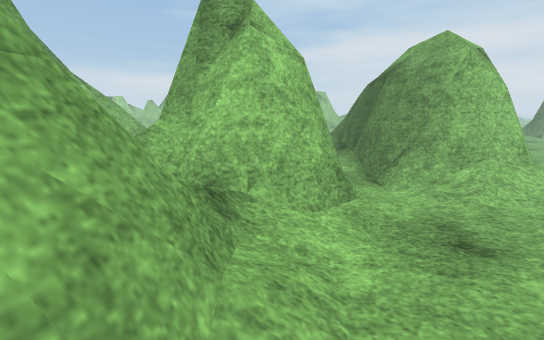
View 1 (above)

16 first-person views from a walk through a Unity game level. The camera is 1.3 m above the floor, tilts 12° down and sees 90° across. The floor is counted in squares, 0.5 m on a side. Each view is taken from the middle of a square. On the plan, view 1 faces up. The plan holds only what a view shows up to about 19 squares ahead; the rest is blank. The place goes on beyond the plan. Surface patterns are stand-ins for the level's own textures.

View 2
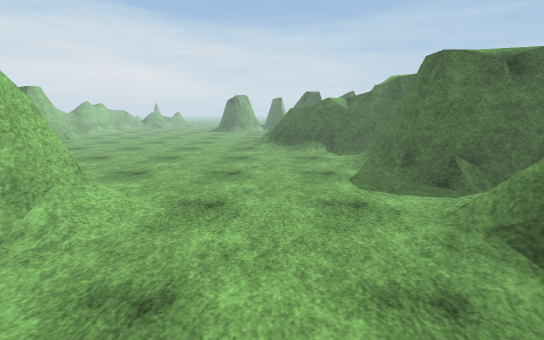

View 3
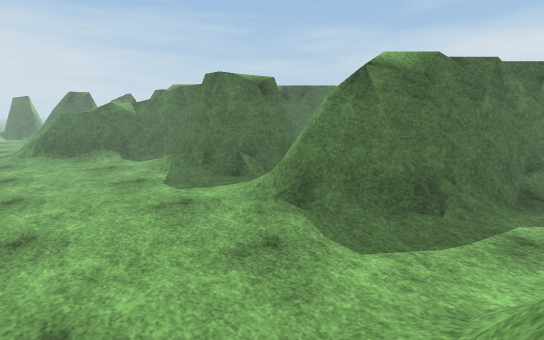

View 4
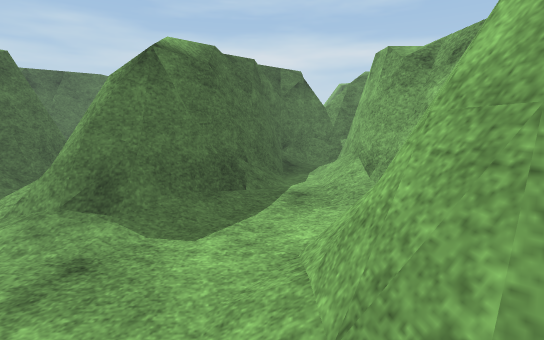

View 5
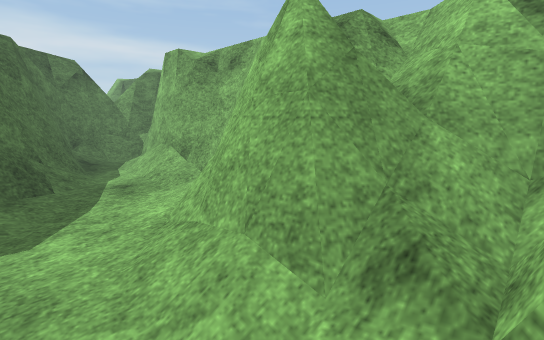

View 6
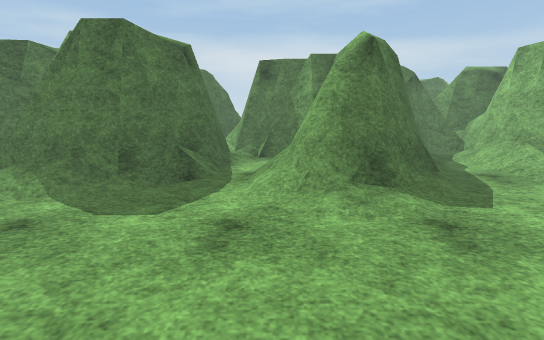

View 7
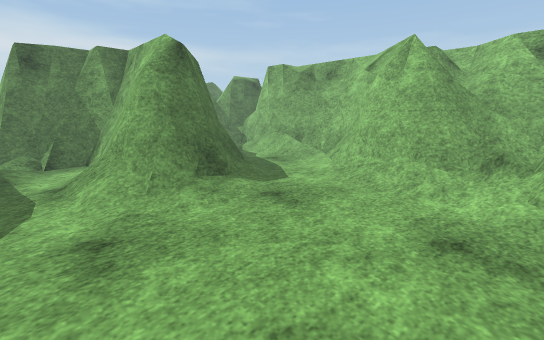

View 8
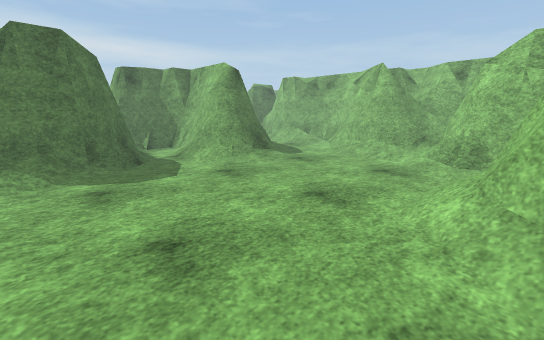

View 9
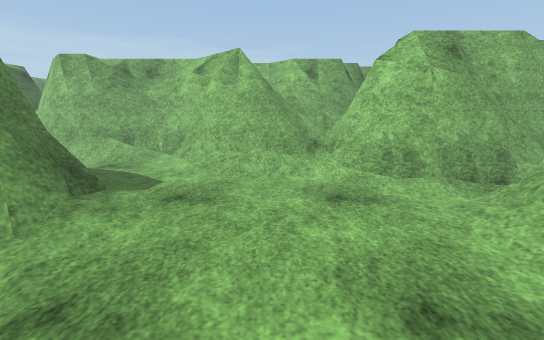

View 10
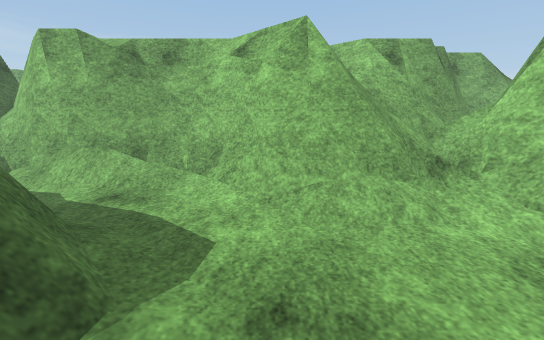

View 11
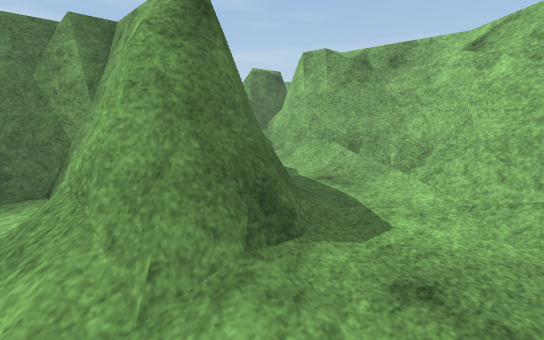

View 12
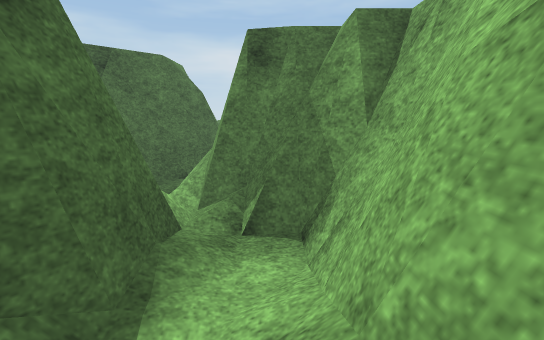

View 13
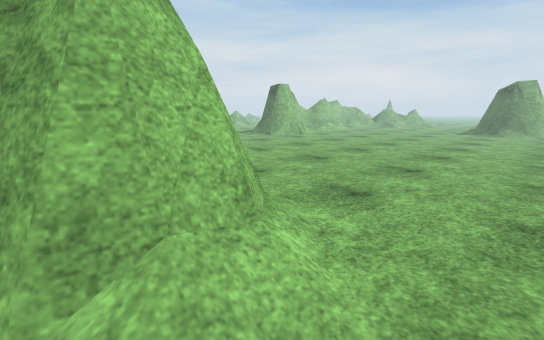

View 14
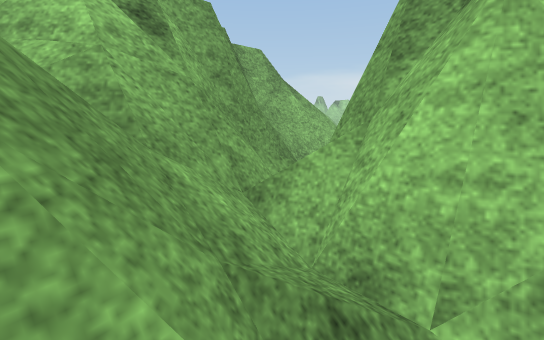

View 15
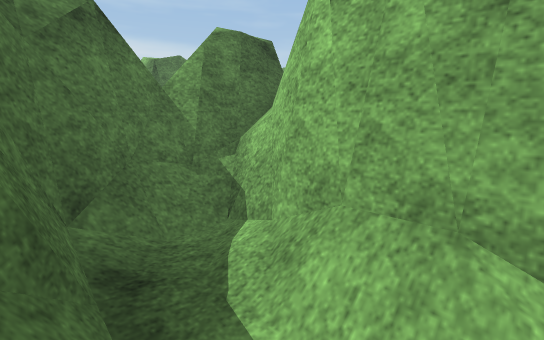

View 16
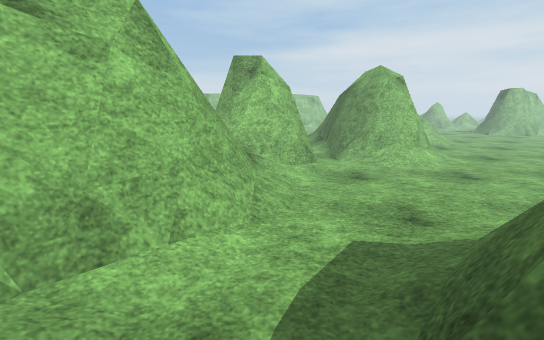

### Floor plan
Key: @ floor where view 1 was taken; # wall or solid block; . main floor; : floor 0.25 m higher than the main floor; + floor 0.75 m higher than the main floor; * floor 1 m higher than the main floor; % floor 1.5 m higher than the main floor; / step, stairs or slope; = window, fence, low wall or low ledge; ^ raised ledge; O other object.
Columns run from 7 left of view 1 to 16 right of it. Each row starts with its distance up from view 1.
 10  =      ##  O####=/.....
  9  #= ##  ##.//===#/......
  8  ##+#####=...////.......
  7  #=+=###^=..............
  6  ##*#===#...............
  5 ##^/////................
  4 ##^%//=:................
  3 #==^^#=:................
  2 ######=/................
  1     ##=/................
  0     ###@................
 -1    ##=#.................
 -2   ###.....//##//......//
 -3   #=/..../#=^=#/.....: #
 -4   #=.....=####=/...O###
 -5   #=/...######=/..O##
 -6   #=/../=##  #=/..##
 -7   ##/../##   #=/..#
 -8   ##/..=##   #=.. #
 -9   ##/..##    #=..#
-10   ##/..##    ##=.#
-11  ##=..##     ##^##
-12 ##+//##       ####
-13 #====##
-14 ######

Positions as (right, up) in squares from view 1, and headings:
1: (0, 0), facing up
2: (0, 3), facing right
3: (-1, 5), facing down-right
4: (0, 5), facing down
5: (2, 6), facing down-left
6: (8, 6), facing down
7: (10, 6), facing down-left
8: (16, 10), facing down-left
9: (12, 3), facing left
10: (7, 0), facing left
11: (8, 1), facing down-left
12: (8, -3), facing down
13: (6, 6), facing up-right
14: (0, 3), facing up-left
15: (0, -6), facing down-left
16: (0, -7), facing up
